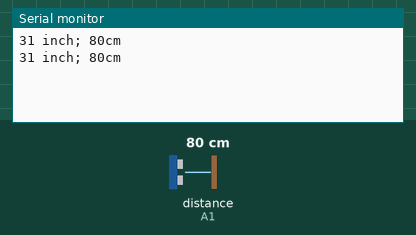
A sketch run on a simulated Arduino Uno, built with avr-gcc and run on an emulated ATmega328P. Parts: the last lines printed to the serial monitor. Wiring (inferred from the names in the program): ultrasonic range finder: trigger A0; echo A1. The test bench sets the inputs (shaded band); at power-on: distance to the obstacle (sensor on A1) 80 cm. The echo pulse lasts 58.3 µs per cm.

Above: at 1.8 s.
1.9 s: distance to the obstacle (sensor on A1) set to 2 cm
At 2.8 s:
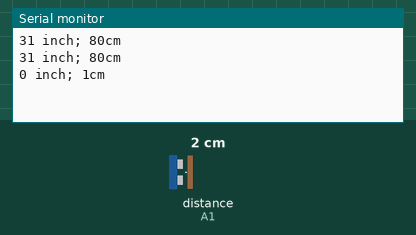
3.4 s: distance to the obstacle (sensor on A1) set to 4 cm
At 4.8 s:
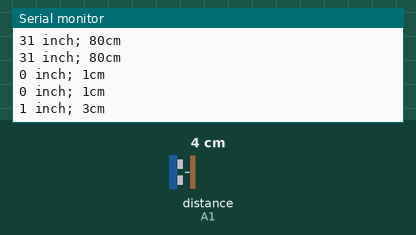
Timing chart, 0 to 6.4 s (numbered marks = the images above; inputs shaded):
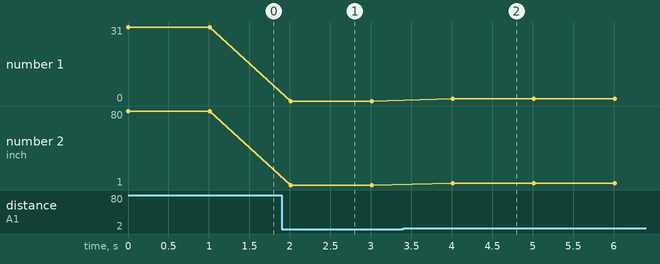

Measured:
- after the input at 1.9 s, the serial monitor: prints a new line after 0.11 s (image 1)
- after the input at 3.4 s, the serial monitor: prints a new line after 0.61 s (image 2)
- plotted number 1: 31 → 0 after the input at 1.9 s
- plotted number 2: 80 → 1 after the input at 1.9 s, 1 → 3 after the input at 3.4 s

The sketch:

Transmitor.ino
```cpp
// we'll use trigPin for emitting
 int trigPin = A0;

// we'll listen for the pulse on the echoPin
int echoPin = A1;

// variables for calculations
 long duration, distance_inch, distance_cm;

void setup() {

// initialize serial communication

Serial.begin (9600);

// initialize pins
pinMode(trigPin, OUTPUT);
pinMode(echoPin, INPUT); }
void loop() {

// emit a pulse
digitalWrite(trigPin, HIGH);
 delayMicroseconds(10);
 digitalWrite(trigPin, LOW);

// get the time that it takes for the pulse to return

// pulseIn waits for the pulse and returns number of microseconds

// divided by two because sound travels there and back again
 duration = pulseIn(echoPin, HIGH)/2;

// convert to inches and centimeters by using this formula
 distance_inch = duration/74;
  distance_cm = duration/29;
// print the results

Serial.print(distance_inch);
 Serial.print(" inch; ");
  Serial.print(distance_cm );
   Serial.println("cm");
    Serial.println("");

delay(1000);
}
```

frequencyCalculation.c
```cpp
#include<stdio.h>

void main(){
    float R, C;
    printf("Enter Resistance in Kiloohm\n");
    scanf("%f", &R);
    printf("Enter Capacitor in Microfarad\n");
    scanf("%f", &C);
    float t = 0.693*(10 + 2 * R) * C * 0.001;
    float f = 1 / t;
    printf("Time Period in seconds = %f\n", t);
    printf("Frequency in Hz = %f\n", f);
}
```

soft_serial_tx_util.c
```cpp
#include "soft_serial_tx_util.h"
#include <stdint.h>
#include <Arduino.h>
//#include <stdlib.h>

/////////////////////////////////////////////////////
        ///// NOTE: 1000000UL is NOT the F_CPU
        /////       1000000UL is 1000000UL micro-seconds. There are 1000000UL uS in ONE second

const unsigned long MICROSECOND_PER_BIT = (1000000UL / SOFT_TX_BAUD);
/////////////////////////////////////////////////////
// void software_serial_configure() {

//        pinMode(SOFT_TX_PIN_NO, OUTPUT);

// }
/////////////////////////////////////////////////////////////
void ss_putc(char c) {

    uint8_t  bit_mask;

    digitalWrite(12, HIGH); // Disable TFT TFT_CS
    pinMode(SOFT_TX_PIN_NO, OUTPUT);

    // Transmit START bit
    digitalWrite(SOFT_TX_PIN_NO, LOW);
    delayMicroseconds(MICROSECOND_PER_BIT);

    // Transmit 8-data bits
    for (bit_mask=0x01; bit_mask; bit_mask<<=1) {
        if (c & bit_mask) {
            digitalWrite(SOFT_TX_PIN_NO, HIGH);
        }
        else {
            digitalWrite(SOFT_TX_PIN_NO, LOW);
        }
        delayMicroseconds(MICROSECOND_PER_BIT);
    }

    // Transmit STOP bit(s)
    digitalWrite(SOFT_TX_PIN_NO, HIGH);
    delayMicroseconds(MICROSECOND_PER_BIT); // Fixed to ONE STOP Bit

}
///////////////////////////////////////////////////////////
void ss_puts(char *s)
{
    while(*s)
        ss_putc(*s++);
}
////////////////////////////////////////////
void ss_puts_p(const char *progmem_s )
{
   register uint8_t c;

   while ( (c = pgm_read_byte(progmem_s++)) )
   ss_putc(c);

}
///////////////////////////////////////////////////////////////////
void ss_put_int(int  message_int){
   char buffer_temp[10];
   itoa( message_int, buffer_temp, 10);   //convert int to string (decimal format)
   ss_puts(buffer_temp);                //and transmit string to software serial
}
///////////////////////////////////////////////////////////////////
void ss_put_uint(unsigned int  message_uint){
   char buffer_temp[10];
   utoa( message_uint, buffer_temp, 10);   //convert unsigned int to string (decimal format)
   ss_puts(buffer_temp);                //and transmit string to software serial
}
///////////////////////////////////////////////////////////////////
void ss_put_long(long message_long){
   char buffer_temp[15];
   ltoa(message_long, buffer_temp, 10);   //convert long to string
   //ss_puts(" HELLO ");
   ss_puts(buffer_temp);                //and transmit string to software serial
}
////////////////////////////////////////////////////////////////////
void ss_put_float(float  message_float){
   char buffer_temp[15];
   dtostrf( message_float, 1, 2, buffer_temp); //  convert float to str
   ss_puts(buffer_temp);                //and transmit string to software serial
}
///////////////////////////////////////////////////////////////////
```

soft_serial_tx_util.h
```cpp
//
// Low qulaity: Rudimentary Software Serial Transmit
//

#ifndef SOFT_SERIAL_TX_UTIL_H
        #define SOFT_SERIAL_TX_UTIL_H

          ///////////#define SOFT_TX_BAUD 115200
        #define SOFT_TX_BAUD       9600

        // Fixed to ONE STOP BIT
        //#define SOFT_TX_STOP_BITS  1

        //  ES32-CAM-CH340 Board Specific pin number
        #define SOFT_TX_PIN_NO     1

        void software_serial_configure();
        void ss_putc(char c);
        void ss_puts(char *s);
        void ss_puts_p(const char *progmem_s );
        void ss_put_int(int  message_int);
        void ss_put_uint(unsigned int  message_uint);
        void ss_put_long(long message_long);
        void ss_put_float(float  message_float);


#endif // SOFT_SERIAL_TX_UTIL_H

///////////////////////////////////////////////////////////////////////////////////////////////////////////////////
```
